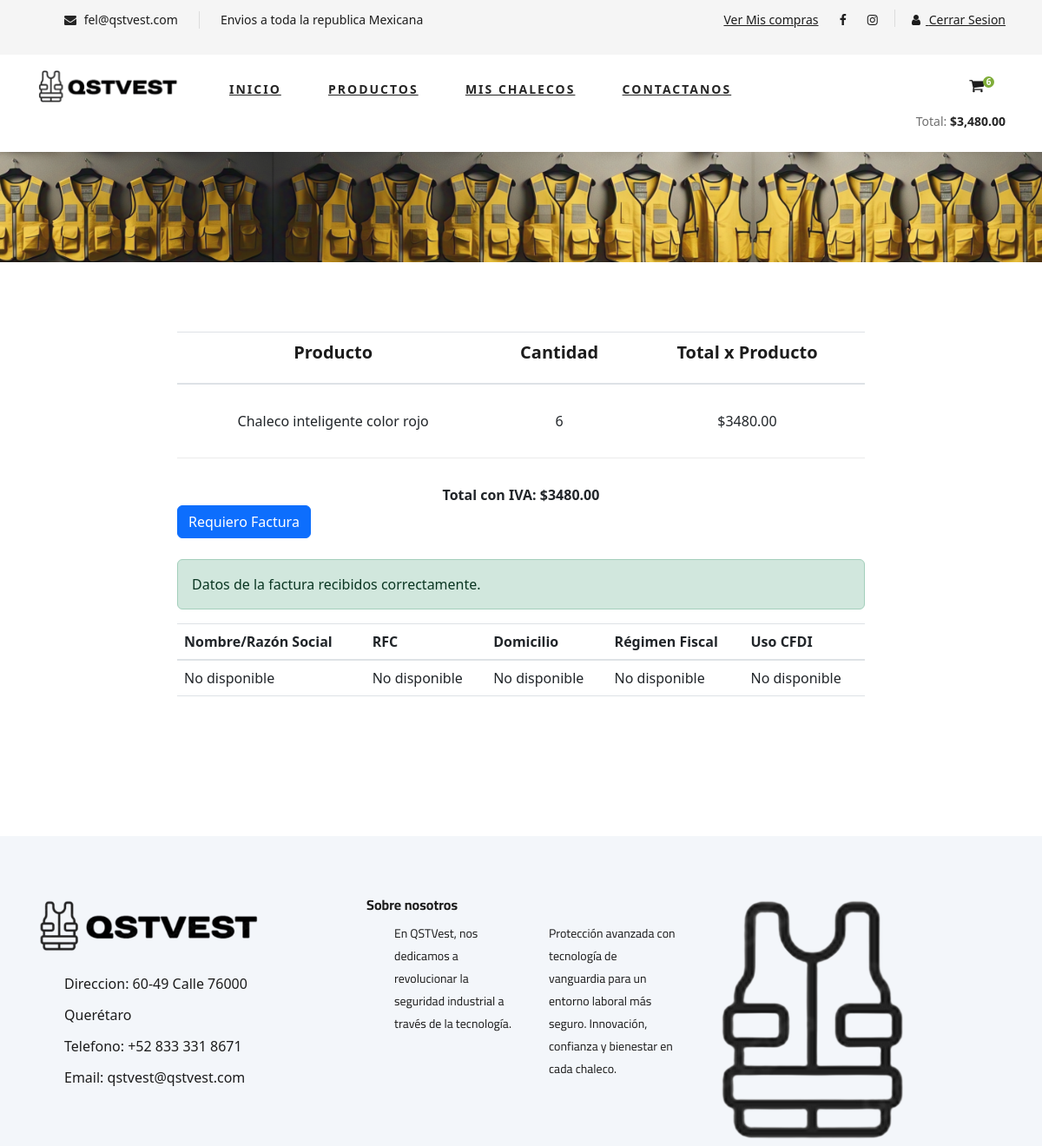
Screenshot of /Front/ogani/detalles.php?message=datos_recibidos (signed in) with the database file from the repository.
### tables this page shows
CREATE TABLE `carr_inv` (
  `car_id` int(11) DEFAULT NULL,
  `inv_id` int(11) DEFAULT NULL,
  `carinv_cantidad` int(11) DEFAULT NULL,
  `carinv_subtotal` double(8,2) DEFAULT NULL
);

CREATE TABLE `productos` (
  `pro_id` int(11) NOT NULL,
  `pro_Producto` varchar(100) DEFAULT NULL,
  `pro_precio` float(6,2) DEFAULT NULL,
  `pro_decripcion` varchar(100) DEFAULT NULL,
  `pro_imagen` varchar(200) DEFAULT NULL,
  `pro_status` int(11) DEFAULT 0,
  `cat_id` int(11) DEFAULT NULL,
  `usu_id` int(11) DEFAULT NULL,
  `pro_precioIVA` double(6,2) DEFAULT NULL
);

CREATE TABLE `carrito` (
  `car_id` int(11) NOT NULL,
  `car_fechaC` date DEFAULT NULL,
  `car_subtotal` double(8,2) DEFAULT NULL,
  `car_total` double(8,2) DEFAULT NULL,
  `car_iva` double(8,2) DEFAULT NULL,
  `usu_id` int(11) DEFAULT NULL
);

### funciones/usuario.php (called while the page is built)
<?php
if (!empty($_SESSION["usu_id"])) {
    $usuario_id = $_SESSION["usu_id"];
} else {
    $usuario_id = 0;
}
?>

### Front/ogani/Detalles.php (the view, shortened to what this page needs)
<?php
$datosRecibidos = isset($_GET['message']) && $_GET['message'] === 'datos_recibidos';
include("../../BD/conexion.php");
include "../../funciones/usuario.php";
$sqlUsuarioCarrito = "SELECT Productos.pro_id, pro_Producto, pro_precio, pro_imagen, carinv_cantidad, carinv_subtotal
                      FROM carr_inv
                      INNER JOIN carrito ON carrito.car_id = carr_inv.car_id
                      INNER JOIN inventario ON inventario.inv_id = carr_inv.inv_id
                      INNER JOIN productos ON productos.pro_id = inventario.pro_id
                      WHERE carrito.usu_id = $usuario_id";
$carrito = $conn->query($sqlUsuarioCarrito);
$sqlDetalles = "SELECT car_total, car_subtotal FROM carrito WHERE usu_id = $usuario_id";
$detalles = $conn->query($sqlDetalles);
?>
<!DOCTYPE html>
<html lang="zxx">
<head>
    <link href="https://cdn.jsdelivr.net/npm/bootstrap@5.3.0/dist/css/bootstrap.min.css" rel="stylesheet">
    <link rel="stylesheet" href="css/bootstrap.min.css" type="text/css">
    <link rel="stylesheet" href="css/font-awesome.min.css" type="text/css">
    <link rel="stylesheet" href="css/elegant-icons.css" type="text/css">
    <link rel="stylesheet" href="css/nice-select.css" type="text/css">
    <link rel="stylesheet" href="css/jquery-ui.min.css" type="text/css">
    <link rel="stylesheet" href="css/owl.carousel.min.css" type="text/css">
    <link rel="stylesheet" href="css/slicknav.min.css" type="text/css">
    <link rel="stylesheet" href="css/style.css" type="text/css">
    <link href="https://cdn.jsdelivr.net/npm/bootstrap@5.3.0/dist/css/bootstrap.min.css" rel="stylesheet">
</head>
<body>
    <?php
    include "../../menus/menuFront.php";
    ?>
    <section class="breadcrumb-section set-bg" data-setbg="img/chalecosVest.png">
        <div class="container">
        <div class="container">
            <div class="row">
                <div class="col-lg-12 text-center">
                    <div class="breadcrumb__text">
                        <div class="breadcrumb__option">
                        </div>
                    </div>
                </div>
            </div>
        </div>
        </div>
    </section>
    <section class="shoping-cart spad">
        <div class="row justify-content-center">
            <div class="col-8">
                <div class="shoping__cart__table">
                    <table class="table" style="width: 100%; border-collapse: collapse;">
                        <thead>
                            <tr class="text-center">
                                <th>Producto</th>
                                <th>Cantidad</th>
                                <th>Total x Producto</th>
                            </tr>
                        </thead>
                        <tbody>
                            <?php while ($row_carrito = $carrito->fetch_assoc()) { ?>
                                <tr class="text-center">
                                    <td><?= htmlspecialchars($row_carrito['pro_Producto']); ?></td>
                                    <td><?= htmlspecialchars($row_carrito['carinv_cantidad']); ?></td>
                                    <td>$<?= htmlspecialchars($row_carrito['carinv_subtotal']); ?></td>
                                </tr>
                            <?php } ?>
                        </tbody>
                    </table>
                </div>
                <?php if ($row_detalles = $detalles->fetch_assoc()) { ?>
                    <div class="d-flex justify-content-center" style="margin-top: 10px;">
                        <strong>Total con IVA: $<?= $total = $row_detalles['car_total']; ?></strong>
                    </div>
                <?php } ?>
                <div class="d-flex justify-content">
                    <button type="button" class="btn btn-primary" data-bs-toggle="modal" data-bs-target="#modalfactura">
                        Requiero Factura
                    </button>
                </div>
                <div class="mt-4">
                    <?php if ($datosRecibidos) { ?>
                        <div class="alert alert-success" role="alert">
                            Datos de la factura recibidos correctamente.
                        </div>
                    <?php } ?>
                    <table class="table mt-3 <?= $datosRecibidos ? '' : 'd-none'; ?>">
                        <thead>
                            <tr>
                                <th>Nombre/Razón Social</th>
                                <th>RFC</th>
                                <th>Domicilio</th>
                                <th>Régimen Fiscal</th>
                                <th>Uso CFDI</th>
                            </tr>
                        </thead>
                        <tbody>
                            <tr>
                                <td><?= isset($_SESSION['nombre']) ? htmlspecialchars($_SESSION['nombre']) : 'No disponible'; ?></td>
                                <td><?= isset($_SESSION['rfc']) ? htmlspecialchars($_SESSION['rfc']) : 'No disponible'; ?></td>
                                <td><?= isset($_SESSION['domicilio']) ? htmlspecialchars($_SESSION['domicilio']) : 'No disponible'; ?></td>
                                <td><?= isset($_SESSION['regimen']) ? htmlspecialchars($_SESSION['regimen']) : 'No disponible'; ?></td>
                                <td><?= isset($_SESSION['cfdi']) ? htmlspecialchars($_SESSION['cfdi']) : 'No disponible'; ?></td>
                            </tr>
                        </tbody>
                    </table>
                </div>
            </div>
            <div class="container">
                <div class="row col justify-content-center">
                    <div class="col-3">
                    </div>
                </div>
            </div>
        </div>
        <div class="row">
            <div class="col-lg-6">
            </div>
            <div class="col-6">
            </div>
        </div>
    </section>
</body>
</html>

### Front/ogani/css/style.css (style rules this page uses)
html, body { height: 100%; background-color: whitesmoke; font-family: "Cairo", sans-serif; -webkit-font-smoothing: antialiased; font-smoothing: antialiased; }
h1, h2, h3, h4, h5, h6 { margin: 0; color: #111111; font-weight: 400; font-family: "Cairo", sans-serif; }
h6 { font-size: 16px; }
p { font-size: 16px; font-family: "Cairo", sans-serif; color: #6f6f6f; font-weight: 400; line-height: 26px; margin: 0 0 15px 0; }
img { max-width: 100%; }
ul, ol { padding: 0; margin: 0; }
.set-bg { background-repeat: no-repeat; background-size: cover; background-position: top center; }
.spad { padding-top: 100px; padding-bottom: 100px; }
.breadcrumb-section { display: flex; align-items: center; padding: 45px 0 40px; }
.shoping-cart { padding-top: 80px; padding-bottom: 80px; }
.shoping__cart__table { margin-bottom: 30px; }
.shoping__cart__table table { width: 100%; text-align: center; }
.shoping__cart__table table thead tr { border-bottom: 1px solid #ebebeb; }
.shoping__cart__table table thead th { font-size: 20px; font-weight: 700; color: #1c1c1c; padding-bottom: 20px; }
.shoping__cart__table table tbody tr td { padding-top: 30px; padding-bottom: 30px; border-bottom: 1px solid #ebebeb; }
.footer { background: #F3F6FA; padding-top: 70px; padding-bottom: 0; }
.footer__about { margin-bottom: 30px; }
.footer__about ul li { font-size: 16px; color: #1c1c1c; line-height: 36px; list-style: none; }
.footer__about__logo { margin-bottom: 15px; }
.footer__about__logo a { display: inline-block; }
.footer__widget { margin-bottom: 30px; overflow: hidden; }
.footer__widget h6 { color: #1c1c1c; font-weight: 700; margin-bottom: 10px; }
.footer__widget ul { width: 50%; float: left; }
.footer__widget p { font-size: 14px; color: #1c1c1c; margin-bottom: 30px; }
@media only screen and (min-width: 1200px) { .container { max-width: 1170px; } }

### rows the page displays
carr_inv: productos.pro_Producto "Chaleco inteligente color rojo", carinv_cantidad "6", carinv_subtotal "3480.00"
carrito: car_total "3480.00"

### other values shown
$_SESSION["usu_email"] "fel@qstvest.com"
$totalCantidad "6"
$subtotal "3,480.00"
